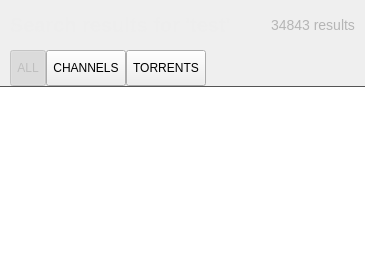
        <widget class="SearchResultsPage" name="search_results_page">
         <layout class="QVBoxLayout" name="verticalLayout">
          <property name="spacing">
           <number>0</number>
          </property>
          <property name="leftMargin">
           <number>0</number>
          </property>
          <property name="topMargin">
           <number>0</number>
          </property>
          <property name="rightMargin">
           <number>0</number>
          </property>
          <property name="bottomMargin">
           <number>0</number>
          </property>
          <item>
           <widget class="QWidget" name="widget_7" native="true">
            <layout class="QHBoxLayout" name="horizontalLayout_28">
             <property name="spacing">
              <number>0</number>
             </property>
             <property name="leftMargin">
              <number>0</number>
             </property>
             <property name="topMargin">
              <number>0</number>
             </property>
             <property name="rightMargin">
              <number>0</number>
             </property>
             <property name="bottomMargin">
              <number>0</number>
             </property>
             <item>
              <spacer name="horizontalSpacer_35">
               <property name="orientation">
                <enum>Qt::Horizontal</enum>
               </property>
               <property name="sizeType">
                <enum>QSizePolicy::Fixed</enum>
               </property>
               <property name="sizeHint" stdset="0">
                <size>
                 <width>10</width>
                 <height>20</height>
                </size>
               </property>
              </spacer>
             </item>
             <item>
              <widget class="QLabel" name="search_results_header_label">
               <property name="sizePolicy">
                <sizepolicy hsizetype="Preferred" vsizetype="Fixed">
                 <horstretch>0</horstretch>
                 <verstretch>0</verstretch>
                </sizepolicy>
               </property>
               <property name="minimumSize">
                <size>
                 <width>0</width>
                 <height>50</height>
                </size>
               </property>
               <property name="maximumSize">
                <size>
                 <width>16777215</width>
                 <height>50</height>
                </size>
               </property>
               <property name="styleSheet">
                <string notr="true">color: #eee;
background-color: transparent;
font-size: 20px;
font-weight: bold;</string>
               </property>
               <property name="text">
                <string>Search results for 'test'</string>
               </property>
              </widget>
             </item>
             <item>
              <spacer name="horizontalSpacer_36">
               <property name="orientation">
                <enum>Qt::Horizontal</enum>
               </property>
               <property name="sizeHint" stdset="0">
                <size>
                 <width>40</width>
                 <height>20</height>
                </size>
               </property>
              </spacer>
             </item>
             <item>
              <widget class="QLabel" name="num_search_results_label">
               <property name="styleSheet">
                <string notr="true">font-size: 14px;
color: #B5B5B5;</string>
               </property>
               <property name="text">
                <string>34843 results</string>
               </property>
              </widget>
             </item>
             <item>
              <spacer name="horizontalSpacer_37">
               <property name="orientation">
                <enum>Qt::Horizontal</enum>
               </property>
               <property name="sizeType">
                <enum>QSizePolicy::Fixed</enum>
               </property>
               <property name="sizeHint" stdset="0">
                <size>
                 <width>10</width>
                 <height>20</height>
                </size>
               </property>
              </spacer>
             </item>
            </layout>
           </widget>
          </item>
          <item>
           <widget class="TabButtonPanel" name="search_results_tab" native="true">
            <layout class="QHBoxLayout" name="horizontalLayout_27">
             <property name="spacing">
              <number>0</number>
             </property>
             <property name="leftMargin">
              <number>0</number>
             </property>
             <property name="topMargin">
              <number>0</number>
             </property>
             <property name="rightMargin">
              <number>0</number>
             </property>
             <property name="bottomMargin">
              <number>0</number>
             </property>
             <item>
              <spacer name="horizontalSpacer_33">
               <property name="orientation">
                <enum>Qt::Horizontal</enum>
               </property>
               <property name="sizeType">
                <enum>QSizePolicy::Fixed</enum>
               </property>
               <property name="sizeHint" stdset="0">
                <size>
                 <width>10</width>
                 <height>20</height>
                </size>
               </property>
              </spacer>
             </item>
             <item>
              <widget class="UnderlineTabButton" name="search_results_all_button">
               <property name="enabled">
                <bool>false</bool>
               </property>
               <property name="sizePolicy">
                <sizepolicy hsizetype="Minimum" vsizetype="Fixed">
                 <horstretch>0</horstretch>
                 <verstretch>0</verstretch>
                </sizepolicy>
               </property>
               <property name="minimumSize">
                <size>
                 <width>0</width>
                 <height>36</height>
                </size>
               </property>
               <property name="maximumSize">
                <size>
                 <width>16777215</width>
                 <height>36</height>
                </size>
               </property>
               <property name="cursor">
                <cursorShape>PointingHandCursor</cursorShape>
               </property>
               <property name="styleSheet">
                <string notr="true"/>
               </property>
               <property name="text">
                <string>ALL</string>
               </property>
               <property name="checkable">
                <bool>true</bool>
               </property>
               <property name="checked">
                <bool>true</bool>
               </property>
              </widget>
             </item>
             <item>
              <widget class="UnderlineTabButton" name="search_results_channels_button">
               <property name="sizePolicy">
                <sizepolicy hsizetype="Minimum" vsizetype="Fixed">
                 <horstretch>0</horstretch>
                 <verstretch>0</verstretch>
                </sizepolicy>
               </property>
               <property name="minimumSize">
                <size>
                 <width>0</width>
                 <height>36</height>
                </size>
               </property>
               <property name="maximumSize">
                <size>
                 <width>16777215</width>
                 <height>36</height>
                </size>
               </property>
               <property name="cursor">
                <cursorShape>PointingHandCursor</cursorShape>
               </property>
               <property name="styleSheet">
                <string notr="true"/>
               </property>
               <property name="text">
                <string>CHANNELS</string>
               </property>
               <property name="checkable">
                <bool>true</bool>
               </property>
              </widget>
             </item>
             <item>
              <widget class="UnderlineTabButton" name="search_results_torrents_button">
               <property name="sizePolicy">
                <sizepolicy hsizetype="Minimum" vsizetype="Fixed">
                 <horstretch>0</horstretch>
                 <verstretch>0</verstretch>
                </sizepolicy>
               </property>
               <property name="minimumSize">
                <size>
                 <width>0</width>
                 <height>36</height>
                </size>
               </property>
               <property name="maximumSize">
                <size>
                 <width>16777215</width>
                 <height>36</height>
                </size>
               </property>
               <property name="cursor">
                <cursorShape>PointingHandCursor</cursorShape>
               </property>
               <property name="styleSheet">
                <string notr="true"/>
               </property>
               <property name="text">
                <string>TORRENTS</string>
               </property>
               <property name="checkable">
                <bool>true</bool>
               </property>
              </widget>
             </item>
             <item>
              <spacer name="horizontalSpacer_34">
               <property name="orientation">
                <enum>Qt::Horizontal</enum>
               </property>
               <property name="sizeHint" stdset="0">
                <size>
                 <width>40</width>
                 <height>20</height>
                </size>
               </property>
              </spacer>
             </item>
            </layout>
           </widget>
          </item>
          <item>
           <widget class="LazyLoadList" name="search_results_list">
            <property name="styleSheet">
             <string notr="true">QListWidget::item:hover {
background-color: #303030;
}
QListWidget::item:selected {
background-color: #404040;
}
QListWidget::item {
border-bottom: 1px solid #303030;
}
QListWidget {
border: none;
border-top: 1px solid #555;
}</string>
            </property>
            <property name="selectionMode">
             <enum>QAbstractItemView::SingleSelection</enum>
            </property>
            <property name="verticalScrollMode">
             <enum>QAbstractItemView::ScrollPerPixel</enum>
            </property>
           </widget>
          </item>
         </layout>
        </widget>
